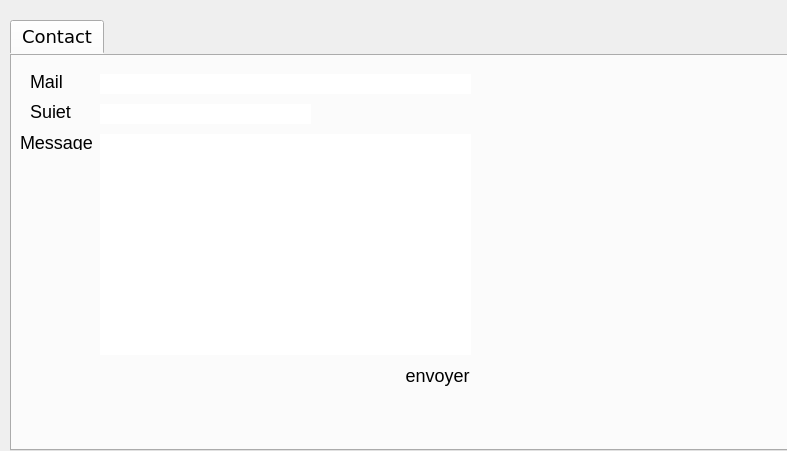
<?xml version="1.0" encoding="UTF-8"?>
<ui version="4.0">
 <class>mail</class>
 <widget class="QDialog" name="mail">
  <property name="geometry">
   <rect>
    <x>0</x>
    <y>0</y>
    <width>787</width>
    <height>451</height>
   </rect>
  </property>
  <property name="windowTitle">
   <string>Mail</string>
  </property>
  <widget class="QTabWidget" name="tabWidget">
   <property name="geometry">
    <rect>
     <x>10</x>
     <y>20</y>
     <width>791</width>
     <height>431</height>
    </rect>
   </property>
   <property name="font">
    <font>
     <family>Verdana</family>
     <pointsize>-1</pointsize>
     <weight>50</weight>
     <italic>false</italic>
     <bold>false</bold>
     <underline>false</underline>
    </font>
   </property>
   <property name="styleSheet">
    <string notr="true">
font: 8pt &quot;Verdana&quot;;
border-radius : 20px;




    
; 
    font-size: 18px;</string>
   </property>
   <property name="currentIndex">
    <number>0</number>
   </property>
   <widget class="QWidget" name="tab">
    <attribute name="title">
     <string>Contact</string>
    </attribute>
    <widget class="QLabel" name="label_11">
     <property name="geometry">
      <rect>
       <x>20</x>
       <y>50</y>
       <width>47</width>
       <height>14</height>
      </rect>
     </property>
     <property name="styleSheet">
      <string notr="true">font: 8pt &quot;Verdana&quot;;</string>
     </property>
     <property name="text">
      <string>Sujet</string>
     </property>
    </widget>
    <widget class="QTextEdit" name="textEdit">
     <property name="geometry">
      <rect>
       <x>90</x>
       <y>80</y>
       <width>371</width>
       <height>221</height>
      </rect>
     </property>
     <property name="styleSheet">
      <string notr="true"/>
     </property>
    </widget>
    <widget class="QLabel" name="label_12">
     <property name="geometry">
      <rect>
       <x>10</x>
       <y>80</y>
       <width>81</width>
       <height>16</height>
      </rect>
     </property>
     <property name="styleSheet">
      <string notr="true">font: 8pt &quot;Verdana&quot;;</string>
     </property>
     <property name="text">
      <string>Message</string>
     </property>
    </widget>
    <widget class="QLabel" name="label_13">
     <property name="geometry">
      <rect>
       <x>20</x>
       <y>20</y>
       <width>47</width>
       <height>14</height>
      </rect>
     </property>
     <property name="styleSheet">
      <string notr="true">font: 8pt &quot;Verdana&quot;;</string>
     </property>
     <property name="text">
      <string>Mail</string>
     </property>
    </widget>
    <widget class="QLineEdit" name="lineEdit_9">
     <property name="geometry">
      <rect>
       <x>90</x>
       <y>50</y>
       <width>211</width>
       <height>20</height>
      </rect>
     </property>
     <property name="styleSheet">
      <string notr="true"/>
     </property>
    </widget>
    <widget class="QLineEdit" name="lineEdit_10">
     <property name="geometry">
      <rect>
       <x>90</x>
       <y>20</y>
       <width>371</width>
       <height>20</height>
      </rect>
     </property>
     <property name="styleSheet">
      <string notr="true"/>
     </property>
    </widget>
    <widget class="QPushButton" name="envoyer">
     <property name="geometry">
      <rect>
       <x>390</x>
       <y>310</y>
       <width>75</width>
       <height>23</height>
      </rect>
     </property>
     <property name="styleSheet">
      <string notr="true">font: 8pt &quot;Verdana&quot;;</string>
     </property>
     <property name="text">
      <string>envoyer</string>
     </property>
    </widget>
   </widget>
  </widget>
 </widget>
 <resources/>
 <connections/>
</ui>
